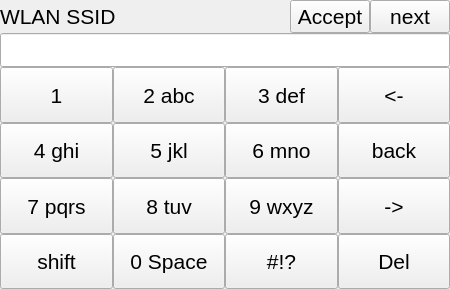
<?xml version="1.0" encoding="UTF-8"?>
<ui version="4.0">
 <class>SettingsWidget</class>
 <widget class="QWidget" name="SettingsWidget">
  <property name="geometry">
   <rect>
    <x>0</x>
    <y>0</y>
    <width>450</width>
    <height>289</height>
   </rect>
  </property>
  <property name="windowTitle">
   <string>Form</string>
  </property>
  <layout class="QVBoxLayout" name="verticalLayout" stretch="1,1,11">
   <property name="spacing">
    <number>0</number>
   </property>
   <property name="margin">
    <number>0</number>
   </property>
   <item>
    <layout class="QHBoxLayout" name="horizontalLayout" stretch="3,0,0">
     <property name="spacing">
      <number>0</number>
     </property>
     <item>
      <widget class="QLabel" name="label_SettingName">
       <property name="sizePolicy">
        <sizepolicy hsizetype="Minimum" vsizetype="Minimum">
         <horstretch>0</horstretch>
         <verstretch>0</verstretch>
        </sizepolicy>
       </property>
       <property name="font">
        <font>
         <pointsize>16</pointsize>
        </font>
       </property>
       <property name="text">
        <string>WLAN SSID</string>
       </property>
      </widget>
     </item>
     <item>
      <widget class="QPushButton" name="pushButton_accept">
       <property name="sizePolicy">
        <sizepolicy hsizetype="Minimum" vsizetype="Minimum">
         <horstretch>0</horstretch>
         <verstretch>0</verstretch>
        </sizepolicy>
       </property>
       <property name="font">
        <font>
         <pointsize>16</pointsize>
        </font>
       </property>
       <property name="text">
        <string>Accept</string>
       </property>
      </widget>
     </item>
     <item>
      <widget class="QPushButton" name="pushButton_next">
       <property name="sizePolicy">
        <sizepolicy hsizetype="Minimum" vsizetype="Minimum">
         <horstretch>0</horstretch>
         <verstretch>0</verstretch>
        </sizepolicy>
       </property>
       <property name="font">
        <font>
         <pointsize>16</pointsize>
        </font>
       </property>
       <property name="text">
        <string>next</string>
       </property>
      </widget>
     </item>
    </layout>
   </item>
   <item>
    <widget class="QLineEdit" name="lineEdit">
     <property name="sizePolicy">
      <sizepolicy hsizetype="Expanding" vsizetype="Fixed">
       <horstretch>0</horstretch>
       <verstretch>0</verstretch>
      </sizepolicy>
     </property>
     <property name="font">
      <font>
       <pointsize>17</pointsize>
      </font>
     </property>
     <property name="text">
      <string/>
     </property>
    </widget>
   </item>
   <item>
    <layout class="QGridLayout" name="gridLayout" rowstretch="1,1,1,1,0" columnstretch="1,1,1,1">
     <property name="spacing">
      <number>0</number>
     </property>
     <item row="3" column="1">
      <widget class="QPushButton" name="pushButton_0">
       <property name="sizePolicy">
        <sizepolicy hsizetype="Minimum" vsizetype="Minimum">
         <horstretch>0</horstretch>
         <verstretch>0</verstretch>
        </sizepolicy>
       </property>
       <property name="font">
        <font>
         <pointsize>16</pointsize>
        </font>
       </property>
       <property name="text">
        <string>0 Space</string>
       </property>
      </widget>
     </item>
     <item row="0" column="1">
      <widget class="QPushButton" name="pushButton_2">
       <property name="sizePolicy">
        <sizepolicy hsizetype="Minimum" vsizetype="Minimum">
         <horstretch>0</horstretch>
         <verstretch>0</verstretch>
        </sizepolicy>
       </property>
       <property name="font">
        <font>
         <pointsize>16</pointsize>
        </font>
       </property>
       <property name="text">
        <string>2 abc</string>
       </property>
      </widget>
     </item>
     <item row="0" column="2">
      <widget class="QPushButton" name="pushButton_3">
       <property name="sizePolicy">
        <sizepolicy hsizetype="Minimum" vsizetype="Minimum">
         <horstretch>0</horstretch>
         <verstretch>0</verstretch>
        </sizepolicy>
       </property>
       <property name="font">
        <font>
         <pointsize>16</pointsize>
        </font>
       </property>
       <property name="text">
        <string>3 def</string>
       </property>
      </widget>
     </item>
     <item row="0" column="0">
      <widget class="QPushButton" name="pushButton_1">
       <property name="sizePolicy">
        <sizepolicy hsizetype="Minimum" vsizetype="Minimum">
         <horstretch>0</horstretch>
         <verstretch>0</verstretch>
        </sizepolicy>
       </property>
       <property name="font">
        <font>
         <pointsize>16</pointsize>
        </font>
       </property>
       <property name="text">
        <string>1</string>
       </property>
      </widget>
     </item>
     <item row="1" column="0">
      <widget class="QPushButton" name="pushButton_4">
       <property name="sizePolicy">
        <sizepolicy hsizetype="Minimum" vsizetype="Minimum">
         <horstretch>0</horstretch>
         <verstretch>0</verstretch>
        </sizepolicy>
       </property>
       <property name="font">
        <font>
         <pointsize>16</pointsize>
        </font>
       </property>
       <property name="text">
        <string>4 ghi</string>
       </property>
      </widget>
     </item>
     <item row="1" column="2">
      <widget class="QPushButton" name="pushButton_6">
       <property name="sizePolicy">
        <sizepolicy hsizetype="Minimum" vsizetype="Minimum">
         <horstretch>0</horstretch>
         <verstretch>0</verstretch>
        </sizepolicy>
       </property>
       <property name="font">
        <font>
         <pointsize>16</pointsize>
        </font>
       </property>
       <property name="text">
        <string>6 mno</string>
       </property>
      </widget>
     </item>
     <item row="2" column="0">
      <widget class="QPushButton" name="pushButton_7">
       <property name="sizePolicy">
        <sizepolicy hsizetype="Minimum" vsizetype="Minimum">
         <horstretch>0</horstretch>
         <verstretch>0</verstretch>
        </sizepolicy>
       </property>
       <property name="font">
        <font>
         <pointsize>16</pointsize>
        </font>
       </property>
       <property name="text">
        <string>7 pqrs</string>
       </property>
      </widget>
     </item>
     <item row="1" column="1">
      <widget class="QPushButton" name="pushButton_5">
       <property name="sizePolicy">
        <sizepolicy hsizetype="Minimum" vsizetype="Minimum">
         <horstretch>0</horstretch>
         <verstretch>0</verstretch>
        </sizepolicy>
       </property>
       <property name="font">
        <font>
         <pointsize>16</pointsize>
        </font>
       </property>
       <property name="text">
        <string>5 jkl</string>
       </property>
      </widget>
     </item>
     <item row="3" column="0">
      <widget class="QPushButton" name="pushButton_Shift">
       <property name="sizePolicy">
        <sizepolicy hsizetype="Minimum" vsizetype="Minimum">
         <horstretch>0</horstretch>
         <verstretch>0</verstretch>
        </sizepolicy>
       </property>
       <property name="font">
        <font>
         <pointsize>16</pointsize>
        </font>
       </property>
       <property name="text">
        <string>shift</string>
       </property>
      </widget>
     </item>
     <item row="2" column="2">
      <widget class="QPushButton" name="pushButton_9">
       <property name="sizePolicy">
        <sizepolicy hsizetype="Minimum" vsizetype="Minimum">
         <horstretch>0</horstretch>
         <verstretch>0</verstretch>
        </sizepolicy>
       </property>
       <property name="font">
        <font>
         <pointsize>16</pointsize>
        </font>
       </property>
       <property name="text">
        <string>9 wxyz</string>
       </property>
      </widget>
     </item>
     <item row="2" column="1">
      <widget class="QPushButton" name="pushButton_8">
       <property name="sizePolicy">
        <sizepolicy hsizetype="Minimum" vsizetype="Minimum">
         <horstretch>0</horstretch>
         <verstretch>0</verstretch>
        </sizepolicy>
       </property>
       <property name="font">
        <font>
         <pointsize>16</pointsize>
        </font>
       </property>
       <property name="text">
        <string>8 tuv</string>
       </property>
      </widget>
     </item>
     <item row="3" column="2">
      <widget class="QPushButton" name="pushButton_Hashtag">
       <property name="sizePolicy">
        <sizepolicy hsizetype="Minimum" vsizetype="Minimum">
         <horstretch>0</horstretch>
         <verstretch>0</verstretch>
        </sizepolicy>
       </property>
       <property name="font">
        <font>
         <pointsize>16</pointsize>
        </font>
       </property>
       <property name="text">
        <string>#!?</string>
       </property>
      </widget>
     </item>
     <item row="0" column="3">
      <widget class="QPushButton" name="pushButton_backwards">
       <property name="sizePolicy">
        <sizepolicy hsizetype="Minimum" vsizetype="Minimum">
         <horstretch>0</horstretch>
         <verstretch>0</verstretch>
        </sizepolicy>
       </property>
       <property name="font">
        <font>
         <pointsize>16</pointsize>
        </font>
       </property>
       <property name="text">
        <string>&lt;-</string>
       </property>
      </widget>
     </item>
     <item row="1" column="3">
      <widget class="QPushButton" name="pushButton_back">
       <property name="sizePolicy">
        <sizepolicy hsizetype="Minimum" vsizetype="Minimum">
         <horstretch>0</horstretch>
         <verstretch>0</verstretch>
        </sizepolicy>
       </property>
       <property name="font">
        <font>
         <pointsize>16</pointsize>
        </font>
       </property>
       <property name="text">
        <string>back</string>
       </property>
      </widget>
     </item>
     <item row="2" column="3">
      <widget class="QPushButton" name="pushButton_forward">
       <property name="sizePolicy">
        <sizepolicy hsizetype="Minimum" vsizetype="Minimum">
         <horstretch>0</horstretch>
         <verstretch>0</verstretch>
        </sizepolicy>
       </property>
       <property name="font">
        <font>
         <pointsize>16</pointsize>
        </font>
       </property>
       <property name="text">
        <string>-&gt;</string>
       </property>
      </widget>
     </item>
     <item row="3" column="3">
      <widget class="QPushButton" name="pushButton_delete">
       <property name="sizePolicy">
        <sizepolicy hsizetype="Minimum" vsizetype="Minimum">
         <horstretch>0</horstretch>
         <verstretch>0</verstretch>
        </sizepolicy>
       </property>
       <property name="font">
        <font>
         <pointsize>16</pointsize>
        </font>
       </property>
       <property name="text">
        <string>Del</string>
       </property>
      </widget>
     </item>
    </layout>
   </item>
  </layout>
 </widget>
 <resources/>
 <connections/>
</ui>
